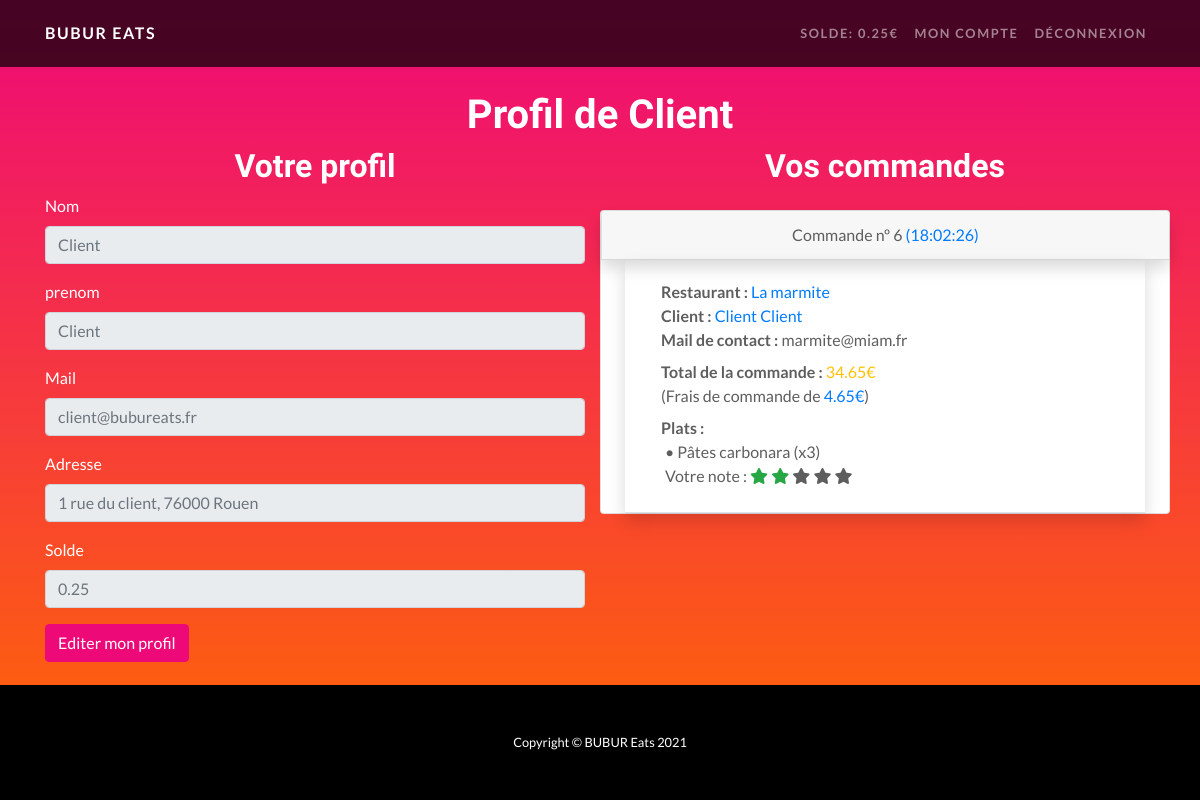
The page /index.php?page=profil (signed in) on the database its author committed.
### tables this page shows
CREATE TABLE `membres` (
  `id` int(255) NOT NULL,
  `nom` varchar(255) NOT NULL,
  `prenom` varchar(255) NOT NULL,
  `mail` varchar(254) NOT NULL,
  `motdepasse` text NOT NULL,
  `adresse` varchar(255) NOT NULL,
  `solde` float NOT NULL,
  `role` varchar(254) NOT NULL,
  `id_restaurant` int(3) DEFAULT NULL
);

CREATE TABLE `commandes` (
  `id` int(11) NOT NULL,
  `plats` text NOT NULL,
  `nombre_plats` int(11) NOT NULL,
  `total_ht` float NOT NULL,
  `montant_commission` float DEFAULT NULL,
  `id_client` int(11) NOT NULL,
  `id_restaurant` int(11) NOT NULL,
  `date_commande` timestamp NOT NULL DEFAULT CURRENT_TIMESTAMP,
  `statut` varchar(254) NOT NULL
);

### index.php (called while the page is built, shortened)
<?php
include ROOT . '/includes/controller.auth.php';
include ROOT . '/includes/controller.auth.php';
include 'includes/controller.php';
include 'vues/header.php';
include 'pages/' . $page . '.php';
include 'vues/footer.php';

### includes/functions.php (called while the page is built, shortened)
<?php
function db_query($query, $callback=null){
    global $bdd;
    $results = [];
    foreach($bdd->query($query) as $row) {
        $results[] = $row;
    }
    return $results;
}
function db_get($table, $id=null, $column = 'id', $callback=null){
    global $bdd;
    $results = [];
    $q = "SELECT * FROM $table";
    if (!is_null($id)){
        $q .= " WHERE $column = '$id'";
    }
    foreach($bdd->query($q) as $row) {
        if(function_exists($callback)){
            $row = $callback($row);
        }
        $results[] = $row;
    }
    return $results;
}
function parse($template_name, $data) {
    $template = file_get_contents(ROOT . '/vues/' . $template_name);
    $template = preg_replace_callback(
        '/(\{\{([$a-zA-Z0-9_]+)\}\})/',
        function ($matches) use ($data) {
            if(preg_match('/^\$([a-zA-Z_]+)/', $matches[2], $matches2)){
                return constant($matches2[1]);
            }
            return $data[$matches[2]];
        },
        $template
    );
    return $template;
}
function get_commande_details($commande){
    $commande['client'] = db_get('membres', $commande['id_client'])[0];
    $commande['nom_client'] = $commande['client']['nom'] . " " . $commande['client']['prenom'];
    $commande['restaurant'] = db_get('restaurants', $commande['id_restaurant'])[0];
    $commande['nom_restaurant'] = $commande['restaurant']['nom'];
    $commande['mail'] = $commande['restaurant']['email'];
    $commande['prix'] = ($commande['total_ht'] + $commande['montant_commission']);
    $commande['is_atraiter'] =  $commande['statut'] == 'atraiter' ? ' checked' : null;
    $commande['is_enpreparation'] =  $commande['statut'] == 'enpreparation' ? ' checked' : null;
    $commande['is_enlivraison'] =  $commande['statut'] == 'enlivraison' ? ' checked' : null;
    $commande['is_terminee'] =  $commande['statut'] == 'terminee' ? ' checked' : null;
    $livraison = heure_livraison($commande['date_commande']);
    $commande['heure_livraison'] = $livraison['heure_livraison'];
    $commande['liste_plats'] = '';
    foreach(json_decode($commande['plats'], true) as $plat) {
        $commande['liste_plats'] .= parse('admin/plats-card-statut.html', $plat);
    }
    $commande['liste_plats_client'] = '';
    foreach(json_decode($commande['plats'], true) as $plat) {
        $plat['id_client'] = $commande['id_client'];
        $note = db_query("SELECT * FROM notes WHERE id_client = " . $commande['id_client'] . " AND id_plat = " . $plat['id']);
        if(count($note) > 0){
            $n = (int)$note[0]['note'];
            for ($i=1; $i < 6; $i++) {
                $plat['is_on_' . $i] = $i <= $n ? ' text-success' : null;
            }
            $commande['liste_plats_client'] .= parse('plats_liste_note.html', $plat);
        }
        else{
            $commande['liste_plats_client'] .= parse('plats_liste.html', $plat);
        }
    }
    return $commande;
}
function heure_livraison($datetime){
    $d = new DateTime($datetime);
    $heure_commande = $d->format('H:i:s');
    $date_commande = $d->format('d/m/Y');
    $d->add(new DateInterval('PT' . TEMPS_LIVRAISON . 'M'));
    $date_livraison = $d->format('d/m/Y');
    $heure_livraison = $d->format('H:i:s');
    $livraison = [
        'heure_commande' => $heure_commande,
        'date_commande' => $date_commande,
        'heure_livraison' => $heure_livraison,
        'date_livraison' => $date_livraison,
    ];
    return $livraison;
}

### includes/functions.auth.php (called while the page is built, shortened)
<?php
function auth_getUser($id){
    $user = db_get('membres', $id)[0];
    return $user;
}

### includes/controller.auth.php (called while the page is built, shortened)
<?php
if(isset($_SESSION['id'])){
    $userinfo = auth_getUser($_SESSION['id']);
}

### includes/controller.php (called while the page is built, shortened)
<?php
$requested_page = isset($_GET['page']) ? $_GET['page'] : null;
switch($requested_page){
    case 'profil':
        if($userinfo['role'] == 'restaurateur') {
            $restaurant = db_get('restaurants', $_SESSION['id'], 'id_restaurateur');
            if (count($restaurant) > 0) {
                $restaurant = $restaurant[0];
            }
            else {
                $restaurant = null;
            }
        }
        else {
            $commandes = db_get('commandes', $_SESSION['id'], 'id_client', 'get_commande_details');
        }
        break;
}

### vues/profil-client.php (the view, shortened to what this page needs)
<div class="container mt-4">
    <div>
        <h1 class="text-center">Profil de <?php echo $userinfo['prenom'];?> </h1>
    </div>
    <section class="row">
        <div class="col-md-6">
            <h2 class="text-center">Votre profil</h2>
            <form class="contact-form">
                <div class="form-group">
                <label class="label">Nom</label>
                    <input class="form-control" type="text" placeholder="<?php echo $userinfo['nom']?>" disabled>
                </div>
                <div class="form-group">
                <label class="label">prenom</label>
                    <input class="form-control" type="text" placeholder="<?php echo $userinfo['prenom']?>" disabled>
                </div>
                <div class="form-group">
                <label class="label">Mail</label>
                    <input class="form-control" type="text" placeholder="<?php echo $userinfo['mail']?>" disabled>
                </div>
                <div class="form-group">
                <label class="label">Adresse</label>
                    <input class="form-control" type="text" placeholder="<?php echo $userinfo['adresse']?>" disabled>
                </div>
                <div class="form-group">
                <label class="label">Solde</label>
                    <input class="form-control" type="text" placeholder="<?php echo $userinfo['solde']?>" disabled>
                </div>
                <div>
                    <a class="btn btn-primary edit" href="index.php?page=profil-edit">Editer mon profil</a>
                </div>
            </form>
        </div>
        <div class="col-md-6">
            <h2 class="text-center">Vos commandes</h2>
            <?php
                foreach($commandes as $commande){
                    echo parse('commandes-cards.html', $commande);
                }
            ?>
        </div>
    </section>
</div>

### vues/header.php (shortened to what this page needs)
<!DOCTYPE html>
<html lang="en">
<head>
  <link rel="stylesheet" href="https://cdn.jsdelivr.net/npm/bootstrap@4.6.0/dist/css/bootstrap.min.css">
  <link href="css/one-page-wonder.min.css" rel="stylesheet">
  <link href="css/styles.css" rel="stylesheet">
</head>
<body>
  <nav id="header" class="navbar navbar-expand-lg navbar-dark navbar-custom">
    <div class="container">
      <div class="d-flex w-100">
        <a class="navbar-brand" href="index.php">BUBUR Eats</a>
        <div class="collapse navbar-collapse" id="navbarResponsive">
          <ul class="navbar-nav ml-auto">
            <?php
            if(isset($_SESSION['id'])){
                $membres = db_get('membres', $_SESSION['id']);
                $role = $membres[0]['role'];
                if($role != 'restaurateur'){
                  echo parse('menu-connected.html', $userinfo);
                }
                else{
                  $userinfo['lien_resto'] = '';
                  if(!is_null($restaurant)){
                    $userinfo['lien_resto'] = '<li class="nav-item"><a class="nav-link" href="index.php?page=profil-restaurant">Mon&nbsp;restaurant</a> </li>';
                  }
                  echo parse('menu-connected-restaurateur.html', $userinfo);
                }
            }
            else{
              echo parse('menu-connexion.html', []);
            }
            ?>
          </ul>
        </div>
      </div>
    </div>
  </nav>
  <div id="main">

### css/styles.css (style rules this page uses)
body { display: flex; flex-direction: column; min-height: 100vh; background: linear-gradient(0deg, #ff6a00 0%, #ee0979 100%); color: white; }
.card { color: rgb(94, 94, 94); }
#main { flex: 1; }

### rows shown on the page
membres: solde "SOLDE: 0.25€ MON COMPTE DÉCONNEXION", prenom "Client", nom "Client", mail "client@bubureats.fr", adresse "1 rue du client, 76000 Rouen", solde "0.25"
commandes: parse('commandes-cards.html', $commande) "Commande nº 6 (18:02:26) Restaurant : La marmite Client : Client Client Mail de contact : marmite@miam.fr Total de la commande : 34.65€ (Frais de commande de 4.65€ ) Plats : • Pâtes carbonara (x3) Votre note :"
